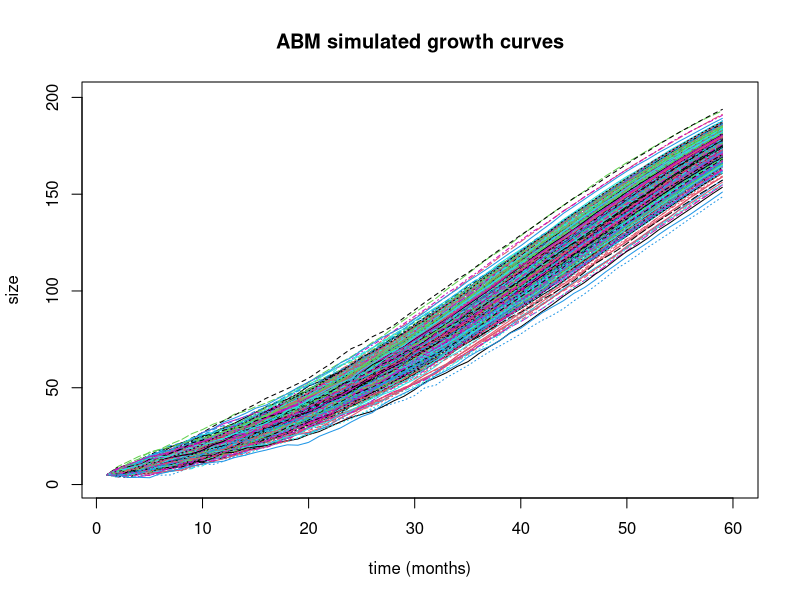
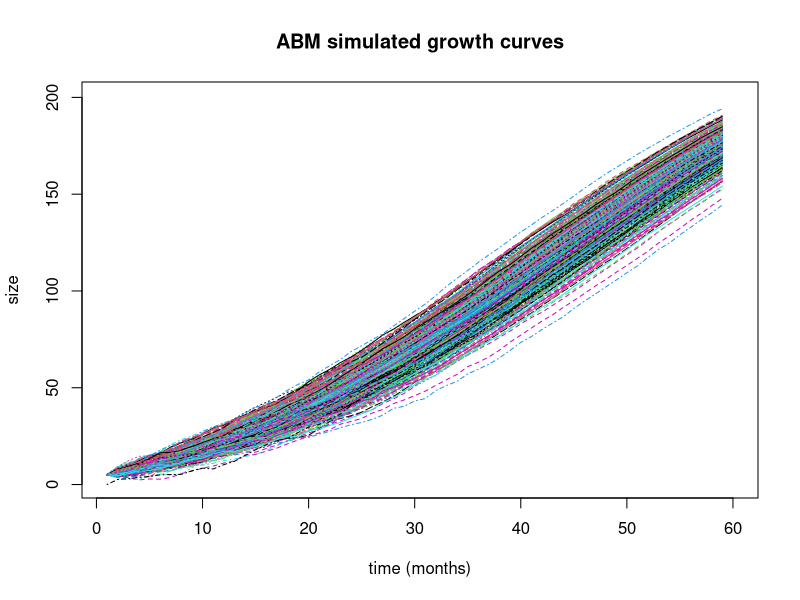
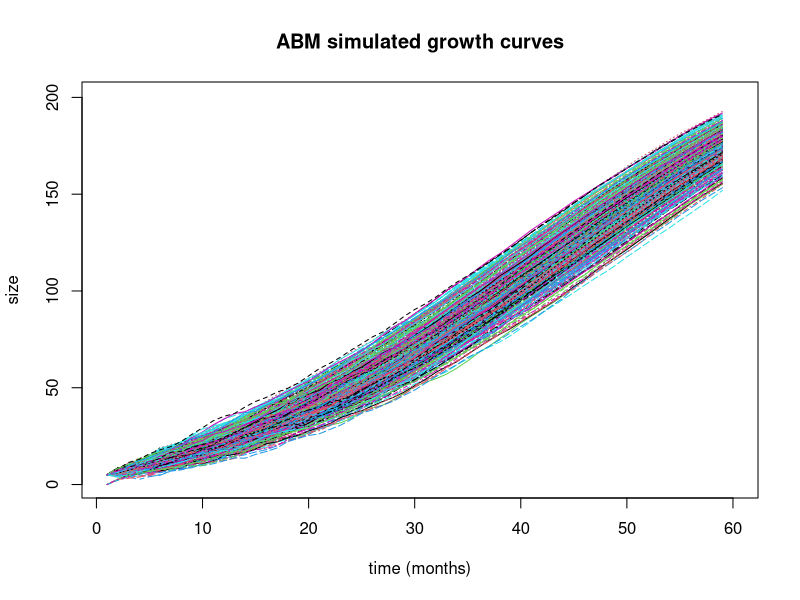
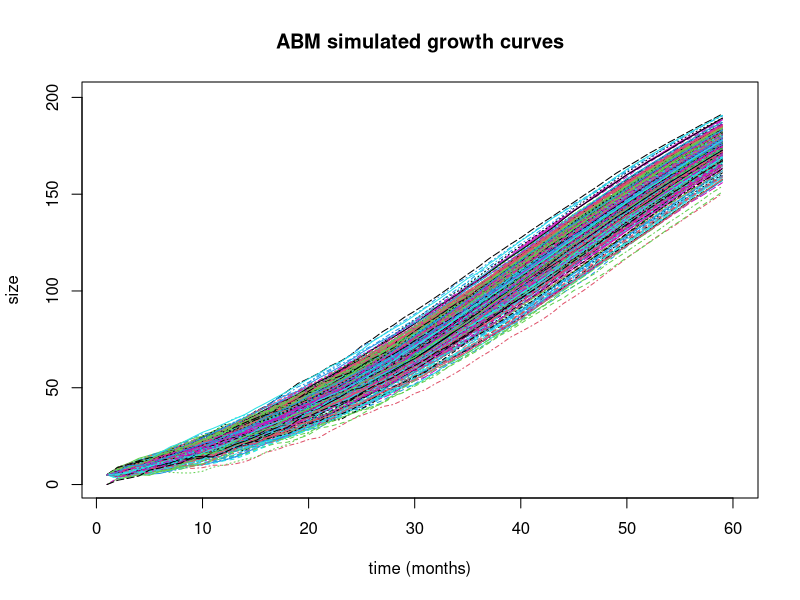
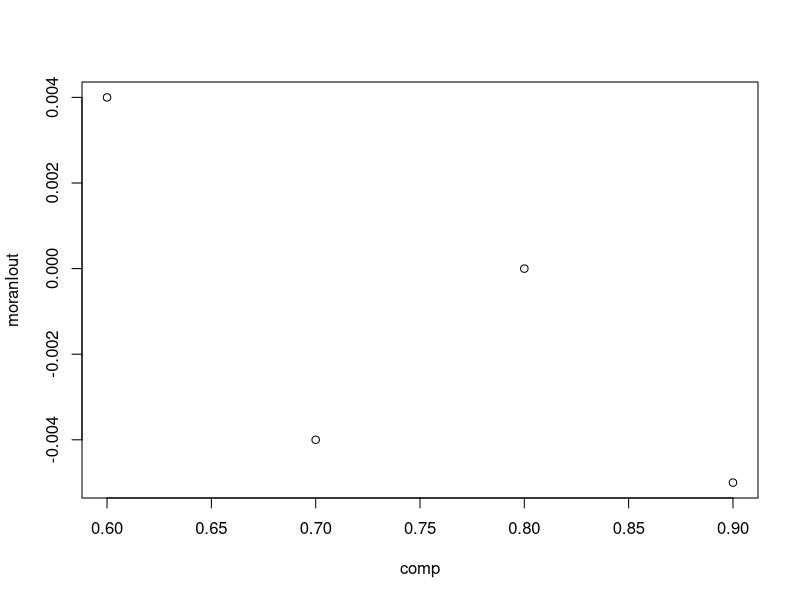

Write the R code that produced these figures, in order. (Note: this script raises an error after producing the figures.)
library(ape)
library(raster)
library(ggplot2)
orchard1 <- read.csv("orchard1.csv", header = TRUE)
test <- orchard1[, c("x", "y", "height1_cm")]

test[is.na(test)] <- 0
test<-test[!is.na(test$height1_cm),]

sage_sim<-function(competition_strength,distance_strength,survrate, timesteps) {
  sizemat1<-matrix(NA,nrow=nrow(test),ncol=timesteps)
  sizemat1[,1]<-test$height1_cm
  dist.fx<-function(x1,x2,y1,y2) {sqrt((x1-x2)^2+(y1-y2)^2)}
  for(i in 2:timesteps) {
    
    for(j in 1:nrow(test)) {
      
      dist_vec<-dist.fx(test$x[j],test$x,test$y[j],test$y)
      comp_term<- sum(((exp(-distance_strength*dist_vec)/sizemat1[i-1])*competition_strength),na.rm=TRUE)-1 #size-dependent competition
      
      if (i <= 18 & sizemat1[j, i-1] < 15 & !is.na(sizemat1[j,i-1])){
        sizemat1[j,i]<- (sizemat1[j,i-1] + rnorm(1,mean=1 + 0.05*sizemat1[j,i-1]+-0.013*comp_term, sd=exp(-0.015*sizemat1[j,i-1]))) * rbinom(1, 1, survrate)   
        if (sizemat1[j,i] < 2  | is.na(sizemat1[j,i])){ #& sizemat1[j,i] != 0
          sizemat1[j,i] <- NA
        }
      } else {
        sizemat1[j,i]<- sizemat1[j,i-1] + rnorm(1,mean=1 + 0.05*sizemat1[j,i-1]+-0.013*comp_term, sd=exp(-0.01*sizemat1[j,i-1]))
        if (sizemat1[j,i] < 2 | is.na(sizemat1[j,i])){
          sizemat1[j,i] <- NA
        }
      }
      sizemat1[j,i] <- sizemat1[j,i]/(1+0.0002*sizemat1[j,i])
    } 
  }
  
  matplot(t(sizemat1),type="l", xlim = c(1,60), ylim = c(1,200), xlab = "time (months)", ylab = "size",  main = "ABM simulated growth curves")
  #plot(orchard1$x, orchard1$y, cex = 0.015*sizemat1[,59])
  
  #return(sizemat1)
  bio.dists <- as.matrix(dist(cbind(test$x, test$y)))
  bio.dists.inv <- 1/bio.dists
  diag(bio.dists.inv) <- 0
  #bio.dists.inv[1:15, 1:15]
  moransI <- round(unlist(Moran.I(sizemat1[,59], bio.dists.inv, na.rm = TRUE)[1]), digits = 3)
  
  cover <- round(sum(sizemat1[,59], na.rm = TRUE), digits = 3)
  return(c(moransI, cover))
}


#comp<-c(0.7,0.8,0.9)
comp<-seq(0.6, 0.9, by = 0.1)
moranIout<-rep(NA,times=length(comp))
coverout<-rep(NA,times=length(comp))


for(k in 1:length(comp)) {
  moranIout[k]=sage_sim(competition_strength=comp[k], distance_strength = 0.5, timesteps = 59, survrate=1)
}

plot(moranIout~comp)

for(z in 1:length(comp)){
  coverout[z] <- sage_sim(competition_strength = comp[z], survrate = 1)[2]
}

plot(coverout ~ moranIout)
